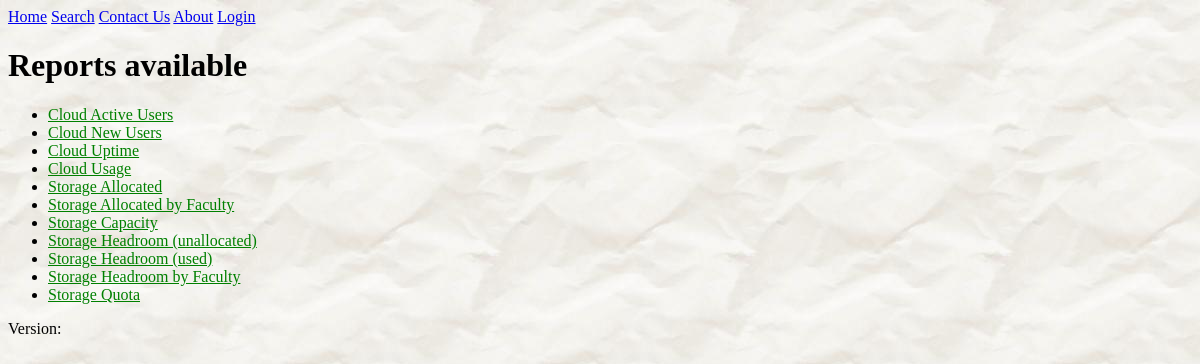
The page /reports/ on the database its author committed.
### reports/models.py (models this page shows, shortened)
class Report(models.Model):
    report_title = models.CharField(max_length=100)
    pub_date = models.DateTimeField('date published')
    d3_file_name = models.CharField(max_length=100, default='.js')
    description = models.TextField(blank=True, null=True)
    def was_published_recently(self):
        """
        Return True if was published in the last day, False otherwise

        >>> import datetime
        >>> from django.utils import timezone
        >>> from reports.models import Report
        >>> future_report = Report(pub_date=timezone.now()+ datetime.timedelta(days=30), report_title="Futurama")
        >>> future_report.was_published_recently()
        False
        """
        now = timezone.now()
        return now - datetime.timedelta(days=1) <= self.pub_date <= now
    was_published_recently.admin_order_field = 'pub_date'
    was_published_recently.boolean = True
    was_published_recently.short_description = 'Published recently?'

### reports/views.py (the view)
class BrowseView(generic.ListView):
    template_name = 'reports/reports.html'
    context_object_name = 'latest_report_list'
    def get_queryset(self):
        reports = Report.objects.filter(pub_date__lte=timezone.now())
        selected_set = self.request.GET.get('set', '')
        if selected_set == 'cloud':
            reports = reports.filter(report_title__startswith='Cloud')
        elif selected_set == 'storage':
            reports = reports.filter(report_title__startswith='Storage')
        return reports.order_by('report_title')[:11]

### reports/templates/reports/reports.html (shortened to what this page needs)
{%  extends 'base.html' %}
{%  block h1 %}Reports available{%  endblock %}
{%  block content %}
{% if latest_report_list %}
    <ul>
        {% for report in latest_report_list %}
            <li><a href="{% url 'reports:detail' report.id %}">{{ report.report_title }}</a></li>
        {% endfor %}
    </ul>
{% else %}
    <p>No reports are available.</p>
{% endif %}
{% endblock %}

### reports/static/reports/style.css (style rules this page uses)
li a { color: green; }
body { background: url("images/bg-napkin.jpg"); }
body, h1, h2, h3, input[type="text"], input[type="password"], textarea, select, input.submit { font-family: "Comic Sans MS", cursive; }

### rows shown on the page
Report: report_title "Cloud Active Users"
Report: report_title "Cloud New Users"
Report: report_title "Cloud Uptime"
Report: report_title "Cloud Usage"
Report: report_title "Storage Allocated"
Report: report_title "Storage Allocated by Faculty"
Report: report_title "Storage Capacity"
Report: report_title "Storage Headroom (unallocated)"
Report: report_title "Storage Headroom (used)"
Report: report_title "Storage Headroom by Faculty"
Report: report_title "Storage Quota"
